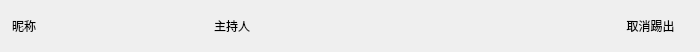
<?xml version="1.0" encoding="UTF-8"?>
<ui version="4.0">
 <class>kitOutItemWdg</class>
 <widget class="QWidget" name="kitOutItemWdg">
  <property name="geometry">
   <rect>
    <x>0</x>
    <y>0</y>
    <width>700</width>
    <height>52</height>
   </rect>
  </property>
  <property name="windowTitle">
   <string>kickOutItemWdg</string>
  </property>
  <property name="styleSheet">
   <string notr="true"/>
  </property>
  <layout class="QHBoxLayout" name="horizontalLayout">
   <property name="spacing">
    <number>0</number>
   </property>
   <property name="leftMargin">
    <number>12</number>
   </property>
   <property name="topMargin">
    <number>0</number>
   </property>
   <property name="rightMargin">
    <number>12</number>
   </property>
   <property name="bottomMargin">
    <number>0</number>
   </property>
   <item>
    <widget class="CLabel" name="labName">
     <property name="minimumSize">
      <size>
       <width>180</width>
       <height>0</height>
      </size>
     </property>
     <property name="maximumSize">
      <size>
       <width>180</width>
       <height>16777215</height>
      </size>
     </property>
     <property name="styleSheet">
      <string notr="true">font: 10pt &quot;微软雅黑&quot;;</string>
     </property>
     <property name="text">
      <string>昵称</string>
     </property>
    </widget>
   </item>
   <item>
    <widget class="QLabel" name="labRoleImage">
     <property name="minimumSize">
      <size>
       <width>16</width>
       <height>16</height>
      </size>
     </property>
     <property name="maximumSize">
      <size>
       <width>16</width>
       <height>16</height>
      </size>
     </property>
     <property name="text">
      <string/>
     </property>
    </widget>
   </item>
   <item>
    <widget class="QLabel" name="label">
     <property name="minimumSize">
      <size>
       <width>6</width>
       <height>0</height>
      </size>
     </property>
     <property name="maximumSize">
      <size>
       <width>6</width>
       <height>16777215</height>
      </size>
     </property>
     <property name="text">
      <string/>
     </property>
    </widget>
   </item>
   <item>
    <widget class="QLabel" name="labIdentityTile">
     <property name="minimumSize">
      <size>
       <width>56</width>
       <height>0</height>
      </size>
     </property>
     <property name="maximumSize">
      <size>
       <width>56</width>
       <height>16777215</height>
      </size>
     </property>
     <property name="styleSheet">
      <string notr="true">font: 10pt &quot;微软雅黑&quot;;</string>
     </property>
     <property name="text">
      <string>主持人</string>
     </property>
    </widget>
   </item>
   <item>
    <spacer name="horizontalSpacer">
     <property name="orientation">
      <enum>Qt::Horizontal</enum>
     </property>
     <property name="sizeHint" stdset="0">
      <size>
       <width>286</width>
       <height>20</height>
      </size>
     </property>
    </spacer>
   </item>
   <item>
    <widget class="QPushButton" name="btnKickOut">
     <property name="minimumSize">
      <size>
       <width>75</width>
       <height>0</height>
      </size>
     </property>
     <property name="maximumSize">
      <size>
       <width>75</width>
       <height>16777215</height>
      </size>
     </property>
     <property name="styleSheet">
      <string notr="true">font: 10pt &quot;微软雅黑&quot;;</string>
     </property>
     <property name="text">
      <string>取消踢出</string>
     </property>
     <property name="flat">
      <bool>true</bool>
     </property>
    </widget>
   </item>
  </layout>
 </widget>
 <layoutdefault spacing="6" margin="11"/>
 <customwidgets>
  <customwidget>
   <class>CLabel</class>
   <extends>QLabel</extends>
   <header>clabel.h</header>
  </customwidget>
 </customwidgets>
 <resources>
  <include location="../../Project/MainUI.qrc"/>
 </resources>
 <connections/>
</ui>
